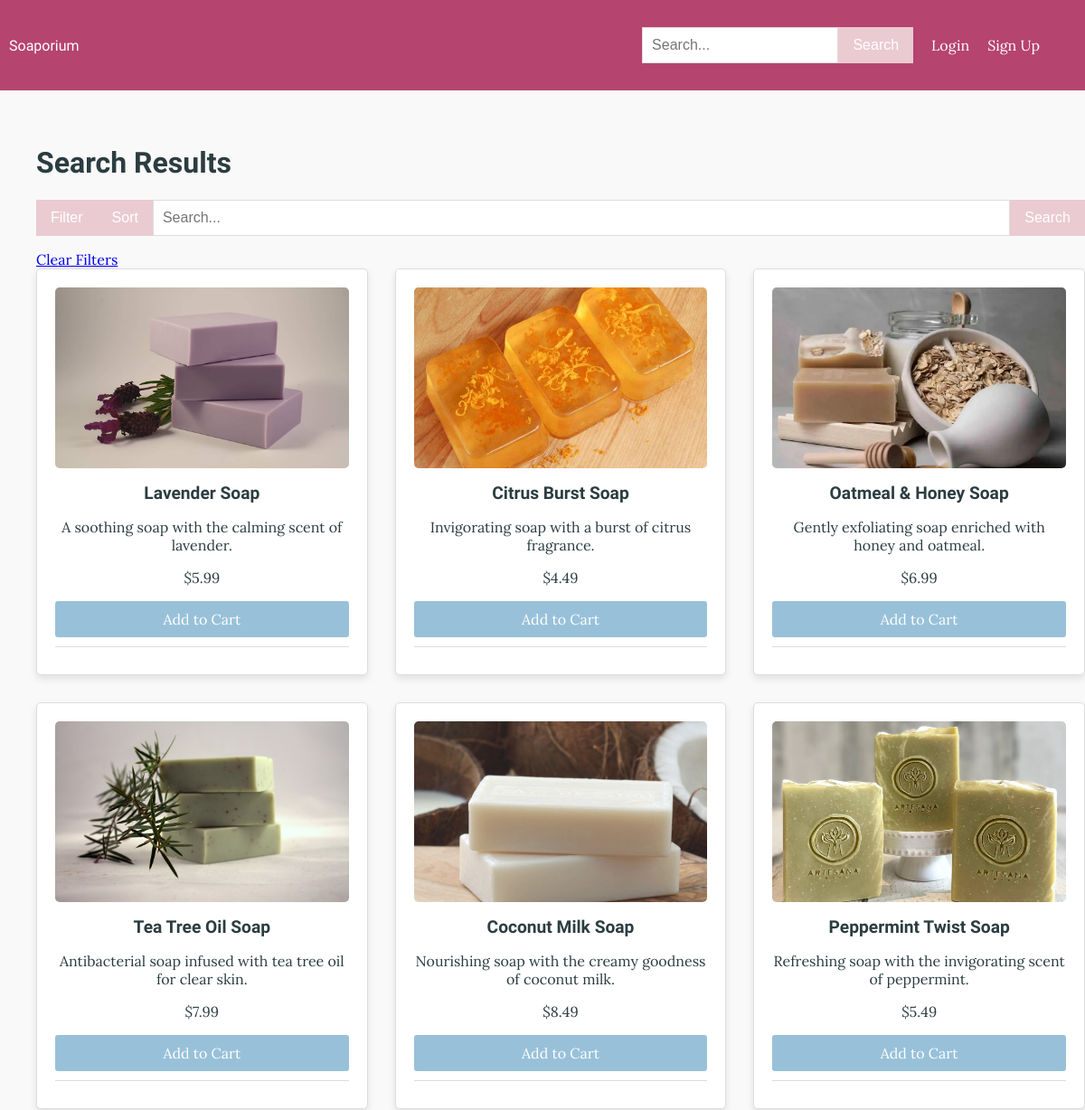
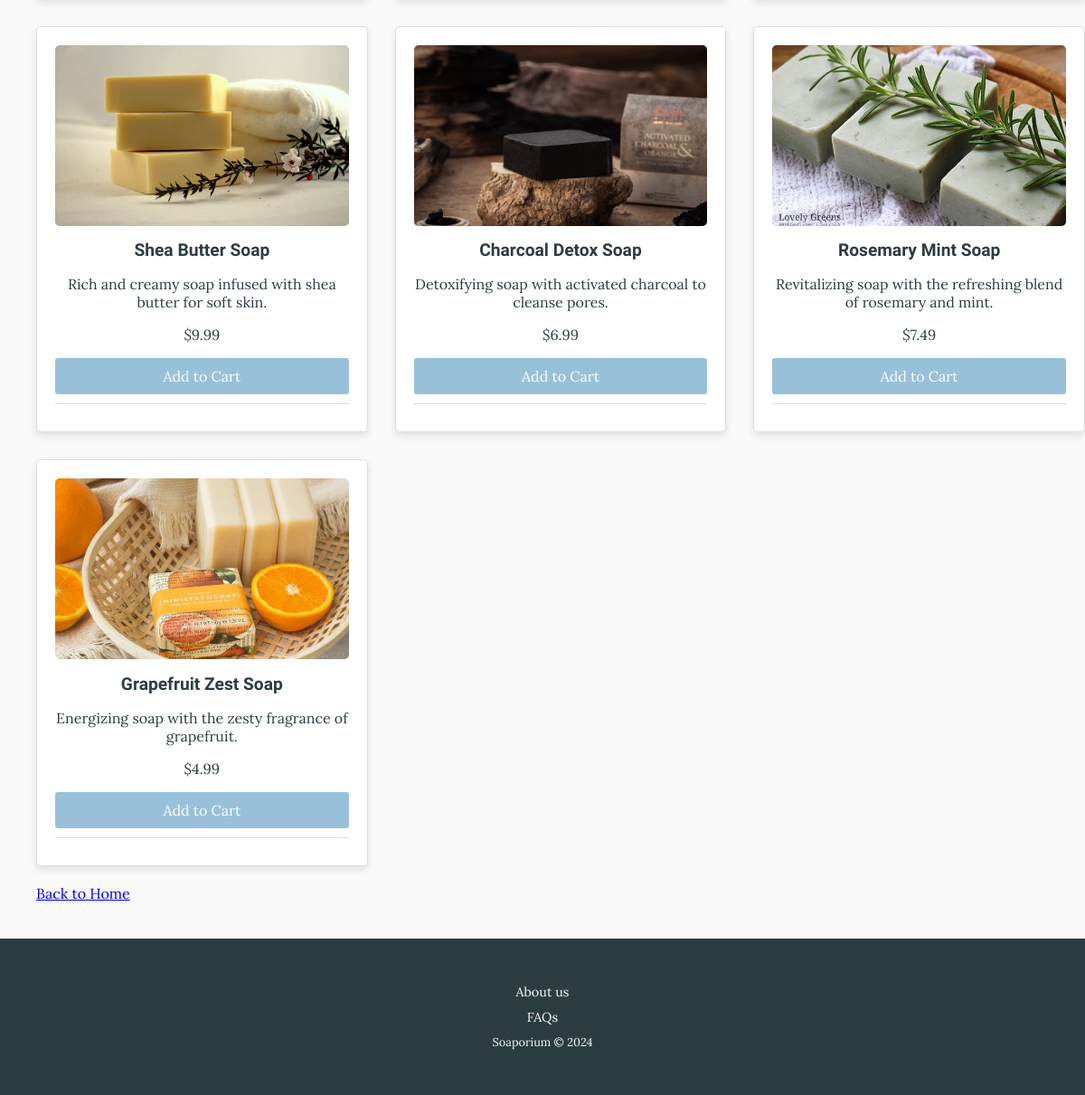
Screenshot of /search with the database file from the repository (2 pictures, top to bottom).
### tables this page shows
CREATE TABLE Soap (soapid INTEGER PRIMARY KEY AUTOINCREMENT, name TEXT NOT NULL, description TEXT, brand TEXT, price REAL NOT NULL, type TEXT, picture TEXT, sale TEXT);

### routes.py (the view, shortened to what this page needs)
@app.route("/search")
def search():
    search_term = request.args.get("search_term", "").strip()
    filter_option = request.args.get("filter", "").strip()
    sort_option = request.args.get("sort", "").strip()
    conn = sqlite3.connect("Soap.db")
    sql = "SELECT * FROM Soap WHERE name LIKE ?"
    params = [f"%{search_term}%"]
    if sort_option:
        if sort_option == "relevance":
            sql += " ORDER BY soapid ASC"
        elif sort_option == "ascending":
            sql += " ORDER BY price ASC"
        elif sort_option == "descending":
            sql += " ORDER BY price DESC"
        elif sort_option == "alpha":
            sql += " ORDER BY name ASC"
    else:
        sql += " ORDER BY soapid ASC"
    results = conn.execute(sql, params).fetchall()
    conn.close()
    return render_template("search.html",
                           results=results, search_term=search_term,
                           filter_option=filter_option,
                           sort_option=sort_option)

### routes.py (called while the page is built, shortened)
@app.context_processor
def inject_user_firstname():
    user_firstname = None
    userid = session.get("userid")
    return dict(user_firstname=user_firstname)

### templates/search.html (shortened to what this page needs)
{% extends "layout.html" %}
{% block content %}
<div class="search-results-container">
    <h1>Search Results</h1>
    <form action="{{ url_for('search') }}" method="get" class="search-form">
        <div class="input-wrapper">
            <li class="filter-dropdown">
                <button class="filter-button">Filter</button>
            </li>
            <li class="sort-dropdown">
                <button class="sort-button">Sort</button>
            </li>
            <input type="text" name="search_term" placeholder="Search..." value="{{ search_term }}">
            <button type="submit" class="search-button">Search</button>
        </div>
    </form>
    <li class="clear-filters">
        <a href="{{ url_for('search', search_term=search_term) }}">Clear Filters</a>
    </li>
    {% if results and results|length > 0 %}
    <ul class="results-list">
        {% for item in results %}
        <li class="result-item">
            <div class="soap-info">
                <img src="{{ item[6] }}" alt="{{ item[1] }}" class="item-image">
                <h2>{{ item[1] }}</h2>
                <p class="description">{{ item[2] }}</p>
                <p class="price">${{ item[4] }}</p>
            </div>
            <a href="{{ url_for('add_to_cart', soapid=item[0]) }}" class="add-to-cart">Add to Cart</a>
            <hr>
        </li>
        {% endfor %}
    </ul>
    {% else %}
    <p class="no-results">No results found</p>
    {% endif %}
    <a href="{{ url_for('home') }}" class="back-to-home">Back to Home</a>
</div>
{% endblock %}

### static/styles.css (style rules this page uses)
body { font-family: 'Lora', serif; margin: 0; padding: 0; background-color: #faf9f9; color: #2b3d41; display: flex; flex-direction: column; min-height: 100vh; }
h1, h2, h3, h4, h5, h6, .home-link { font-family: 'Rock Salt', cursive; }
ul, li { list-style-type: none; margin: 0; padding: 0; }
.search-form { margin-bottom: 1em; }
.search-bar input[type="text"], .search-form input[type="text"] { padding: 10px; font-size: 16px; border: 1px solid #ddd; width: 100%; box-sizing: border-box; }
.input-wrapper { display: flex; align-items: center; width: 100%; }
.input-wrapper input { flex-grow: 1; padding-right: 40px; }
.input-wrapper button { width: auto; padding: 10px 15px; background-color: #eacbd2; color: #fff; border: 1px solid #eacbd2; cursor: pointer; font-size: 16px; flex-shrink: 0; }
.search-results-container { width: 100%; max-width: 1200px; margin: 0 auto; padding: 20px; }
.results-list { display: grid; grid-template-columns: repeat(auto-fit, minmax(300px, 1fr)); gap: 30px; padding: 0; margin: 0; }
.result-item { box-sizing: border-box; background-color: #fff; border: 1px solid #ddd; border-radius: 5px; padding: 20px; box-shadow: 0 4px 8px rgba(0, 0, 0, 0.1); text-align: center; display: flex; flex-direction: column; justify-content: space-between; height: 100%; }
.result-item p { margin-bottom: 1em; }
.result-item h2 { font-size: 1.2em; }
.item-image { display: block; width: 100%; height: 200px; object-fit: cover; border-radius: 5px; margin-bottom: 10px; }
.description, .price { margin: 10px 0; font-size: 1em; }
.add-to-cart, .user-dropdown-btn { display: inline-block; padding: 10px 20px; font-size: 16px; background-color: #98c1d9; color: #fff; border: none; border-radius: 3px; cursor: pointer; text-decoration: none; }
hr { width: 100%; border: 0; border-top: 1px solid #ddd; margin: 10px 0; }
.back-to-home { display: block; margin-top: 20px; text-decoration: underline; }
.filter-dropdown, .sort-dropdown { position: relative; display: inline-block; }
@media (min-width: 1030px) { .results-list { grid-template-columns: repeat(3, 1fr); } }

### rows the page displays
Soap: picture (picture), name "Lavender Soap", description "A soothing soap with the calming scent of lavender.", price "5.99"
Soap: picture (picture), name "Citrus Burst Soap", description "Invigorating soap with a burst of citrus fragrance.", price "4.49"
Soap: picture (picture), name "Oatmeal & Honey Soap", description "Gently exfoliating soap enriched with honey and oatmeal.", price "6.99"
Soap: picture (picture), name "Tea Tree Oil Soap", description "Antibacterial soap infused with tea tree oil for clear skin.", price "7.99"
Soap: picture (picture), name "Coconut Milk Soap", description "Nourishing soap with the creamy goodness of coconut milk.", price "8.49"
Soap: picture (picture), name "Peppermint Twist Soap", description "Refreshing soap with the invigorating scent of peppermint.", price "5.49"
Soap: picture (picture), name "Shea Butter Soap", description "Rich and creamy soap infused with shea butter for soft skin.", price "9.99"
Soap: picture (picture), name "Charcoal Detox Soap", description "Detoxifying soap with activated charcoal to cleanse pores.", price "6.99"
Soap: picture (picture), name "Rosemary Mint Soap", description "Revitalizing soap with the refreshing blend of rosemary and mint.", price "7.49"
Soap: picture (picture), name "Grapefruit Zest Soap", description "Energizing soap with the zesty fragrance of grapefruit.", price "4.99"
